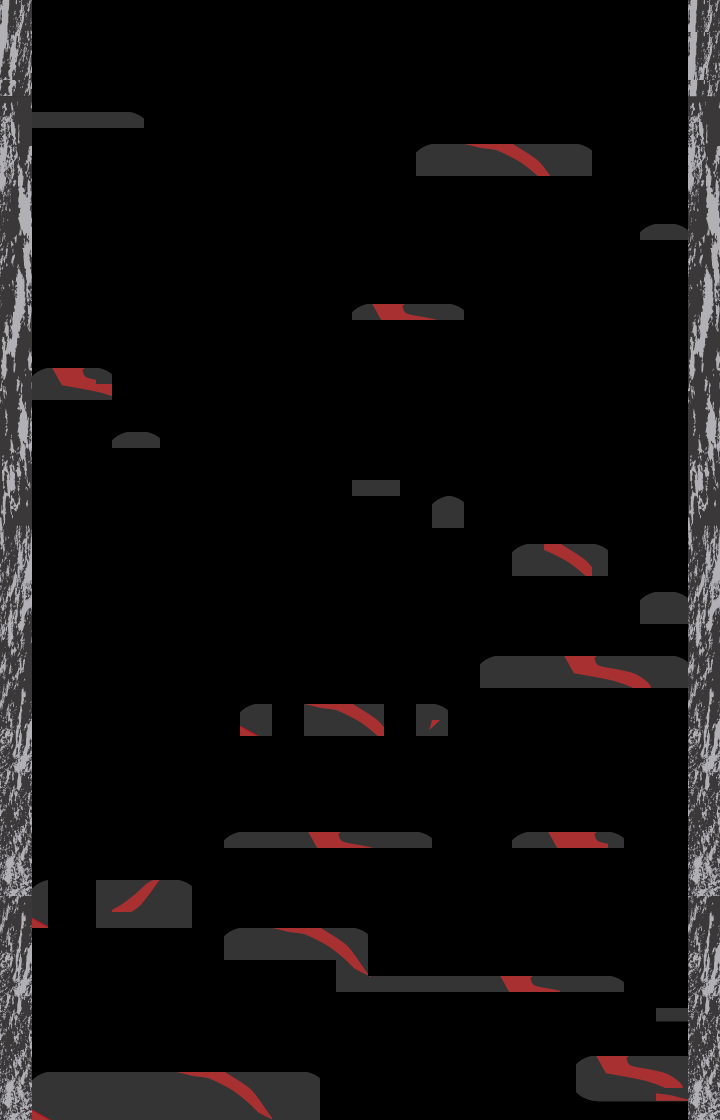

A 2D game scene composited from a Tiled map and its tileset images. What follows is a short description and the map's XML, with each tile layer's data collapsed to a summary:
An orthogonal 45x70 tile map with 16x16 px tiles, 2 tile layers (Plataformas, Copiar desde Plataformas), 2 tilesets.

<map version="1.0" orientation="orthogonal" renderorder="right-down" width="45" height="70" tilewidth="16" tileheight="16" nextobjectid="1">
 <tileset firstgid="1" name="paredesf" tilewidth="16" tileheight="16" tilecount="4347" columns="63">
  <image source="paredesf.png" width="1020" height="1110" />
 </tileset>
 <tileset firstgid="4348" name="barra3f" tilewidth="16" tileheight="16" tilecount="3844" columns="62">
  <image source="barra3f.png" width="1000" height="1000" />
 </tileset>
 <layer name="Plataformas" width="45" height="70">
  <data>[3150 cells, 519 non-empty, 202 distinct tile ids]</data>
 </layer>
 <layer name="Copiar desde Plataformas" width="45" height="70">
  <data>[3150 cells, 533 non-empty, 192 distinct tile ids]</data>
 </layer>
</map>
